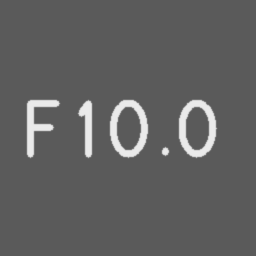
#> input picture marking_symbols/samples/standard/F10.0.png, 256 x 256 px
$ python mechanical_pattern_detector.py marking_symbols/samples/standard/F10.0.png
#> lines starting #> are read from the running program, lines starting #| are printed output that depends on the picture; after the words box and inside, x2 and y2 are one past the last pixel; in counts of white or black regions, pixels touching at a corner belong together
### orientation_feature.py
"""
수기(Handwritten) vs 기계식 마킹(Printed) 판별 특징 - φ₃ 기울기 변화 (Orientation Variation)

정의
  글자 단위 연결 요소(CC) k = 1..M 의 2차 중심 모멘트 μ₂₀, μ₀₂, μ₁₁ 로 주축 각도
      θ_k = ½ · arctan2(2μ₁₁, μ₂₀ − μ₀₂)            θ_k ∈ [−π/2, π/2]
  각도의 퍼짐 σ_θ 를 [0, 1] 로 정규화
      φ₃ = tanh(α₃ · σ_θ)        또는   φ₃ = min(1, σ_θ / θ_max)

구현상 결정 (이유)
  1. σ_θ 는 '축 방향 원형 표준편차' 로 구한다.
     주축은 방향이 아니라 축이라 +89° 와 −89° 는 2° 차이다. 일반 표준편차는 이를 178° 로 본다.
     각도를 2배 해 단위원에 올린 평균 합성벡터 길이 R 로  σ_θ = ½ · sqrt(−2 ln R).
  2. 편심률이 낮은(원·정사각형에 가까운) 글자는 주축이 불안정 -> 기준 미만 제외,
     나머지는 이방성 (λ₁−λ₂)/(λ₁+λ₂) 로 가중.
  3. 인쇄체도 글자 모양마다 주축이 다르다 ('1' 세로, '-' 가로, '7' 비스듬).
     문장부호(높이가 중앙값의 절반 미만)는 각도 통계에서 뺀다. 그래도 인쇄체 σ_θ 는 0 이 아니다.
  4. 잉크젯 도트/스텐실처럼 글자가 여러 조각으로 끊긴 경우: 조각이 많고 작으면 이웃 간격만큼
     닫힘 연산으로 글자 단위로 붙인 뒤 계산한다 (조각 하나하나의 각도는 의미가 없음).
"""
import math

import cv2
import numpy as np
from scipy.spatial import cKDTree

# 정규화
ALPHA3 = 0.07            # tanh 기울기 (1/deg): φ₃=0.5 ≈ σθ 7.8°. 합성 데이터(robust) 인쇄체 중앙 5.5~6°, 수기 8.5~11°. 현장 데이터로 재보정 필요
THETA_MAX_DEG = 30.0     # 선형 정규화 상한 (method="linear")

# 노이즈 / 글자 판정
MIN_AREA_RATIO = 0.15    # 글자 후보 중앙 면적 대비 이보다 작으면 노이즈 (녹 반점, 블라스트 요철)
MAX_LENGTH_RATIO = 2.5   # 주축 길이가 중앙 글자 높이의 이 배수보다 길면 긁힘/선 노이즈
MAX_ELONGATION = 12.0    # 주축/부축 비가 이보다 크면 긁힘/선 노이즈 ('1', 'I' 는 보통 3~8)
PUNCT_HEIGHT_RATIO = 0.5 # 높이가 중앙값의 절반 미만이면 문장부호 -> 각도 통계 제외
MIN_ECCENTRICITY = 0.5   # 편심률 e = sqrt(1 − λ₂/λ₁) 이 이보다 작으면 주축 불안정 -> 제외
FRAGMENT_MIN_COUNT = 8   # 조각이 이만큼 이상이고
FRAGMENT_SIZE_RATIO = 0.2  # 조각 크기 중앙값이 크롭 높이의 이 비율보다 작고
FRAGMENT_FILL_MIN = 0.6    # 상자 채움 중앙값이 이 이상(도트처럼 꽉 찬 모양, 원 ≈ 0.78)이고
FRAGMENT_AREA_CV = 0.35    # 조각 면적이 고르고 (변동계수 < 이 값)
FRAGMENT_SOLIDITY_MIN = 0.9  # 볼록도 중앙값이 이 이상(도트 ≈ 1)이면 '끊긴 글자' 로 보고 병합


# ---------------------------------------------------------------------------
# 입력 / 이진화
# ---------------------------------------------------------------------------
def load_image(image_path_or_array):
    """경로(한글 경로 포함) 또는 배열 -> BGR/그레이 uint8."""
    if isinstance(image_path_or_array, (str, bytes)) or hasattr(image_path_or_array, "__fspath__"):
        data = np.fromfile(image_path_or_array, np.uint8)   # cv2.imread 는 윈도우 한글 경로를 못 읽음
        img = cv2.imdecode(data, cv2.IMREAD_COLOR)
        if img is None:
            raise ValueError(f"이미지를 읽을 수 없습니다: {image_path_or_array}")
        return img
    img = np.asarray(image_path_or_array)
    if img.dtype == bool:
        return img.astype(np.uint8) * 255
    if img.dtype != np.uint8:
        img = cv2.normalize(img.astype(np.float32), None, 0, 255, cv2.NORM_MINMAX).astype(np.uint8)
    return img


def _to_dark_strokes(gray):
    """획이 어둡게 오도록 정렬. 배경이 다수이므로 중앙값에서 더 먼 쪽 극단이 획."""
    lo, med, hi = np.percentile(gray, [2, 50, 98])
    return gray if med - lo >= hi - med else 255 - gray


def sauvola_threshold(gray, window, k=0.2, r=128.0):
    """Sauvola: T = m · (1 + k·(s/R − 1)). 국소 평균 m, 표준편차 s 는 박스 필터(적분 영상)로 O(1)."""
    g = gray.astype(np.float32)
    mean = cv2.boxFilter(g, -1, (window, window), borderType=cv2.BORDER_REFLECT)
    sq = cv2.boxFilter(g * g, -1, (window, window), borderType=cv2.BORDER_REFLECT)
    std = np.sqrt(np.maximum(sq - mean * mean, 0))
    return mean * (1 + k * (std / r - 1))


def binarize(img, method="sauvola"):
    """획 마스크 (bool). method: "sauvola"(조명 불균일·반사광에 강함) | "otsu" | "both"(두 결과의 교집합)."""
    gray = cv2.cvtColor(img, cv2.COLOR_BGR2GRAY) if img.ndim == 3 else img
    values = np.unique(gray)
    if len(values) == 1:
        return np.zeros(gray.shape, bool)
    if len(values) == 2:                      # 이미 이진: 소수 쪽이 획
        lo_mask = gray == values[0]
        return lo_mask if lo_mask.sum() <= (~lo_mask).sum() else ~lo_mask
    dark = cv2.GaussianBlur(_to_dark_strokes(gray), (3, 3), 0)
    _, otsu = cv2.threshold(dark, 0, 255, cv2.THRESH_BINARY_INV | cv2.THRESH_OTSU)
    otsu = otsu > 0
    if method == "otsu":
        return otsu
    window = max(15, (min(gray.shape) // 3) | 1)
    sauvola = dark < sauvola_threshold(dark, window)
    return sauvola & otsu if method == "both" else sauvola


# ---------------------------------------------------------------------------
# 글자 단위 성분
# ---------------------------------------------------------------------------
# [199 lines left out: functions _component_stats, _remove_specks, _cut_thin_lines, _merge_fragments, axial_circular_mad, axial_circular_std and 1 more, not called in this run]


# ---------------------------------------------------------------------------
# 디버깅 시각화
# ---------------------------------------------------------------------------
COLORS = {"used": (0, 200, 0), "low_eccentricity": (0, 200, 255), "punctuation": (255, 160, 0),
          "border": (200, 0, 200),
          "noise:small": (160, 160, 160), "noise:line": (0, 0, 255)}


# [95 lines left out: functions draw_orientation_debug, render_printed, render_handwritten, add_plate_noise, not called in this run]


# [28 lines that do not run on import are left out]

### mechanical_pattern_detector.py
"""
기계식 마킹 사전 판별 (Early-exit): 사람이 손으로 만들기 어려운 규칙 패턴을 찾으면 즉시 인쇄체로 확정한다.

벤치마크에서 도트·스텐실 인쇄체는 획 기반 지표(φ₁·φ₅·φ₆·φ₇·φ₈)를 거꾸로 움직였다 (도트 테두리는 원의
연속이라 '거칠고', 스텐실 다리는 획 굵기·크기를 들쭉날쭉하게 만듦). 그래서 φ 계산 전에 걸러 낸다.

1. 도트 매트릭스 (DOD)
   - 도트 중심 = 거리 변환 국소 최대 (도트끼리 닿아 글자 하나가 한 덩어리여도 찾음)
   - 이웃 중심 사이에 '목' 이 있어야 함: 거리 변환이 접점에서 크게 줄어듦 (이어진 획의 능선은 평평)
   - 도트가 잉크의 대부분을 차지하며 (녹 반점은 작고 잉크 비중이 작음)
   - 도트 반지름이 고르고 (변동계수 작음)
   - 최근접 이웃 간격(피치)이 고르며, 이웃 방향이 격자처럼 두 축에 모임 (4θ 원형 통계)
   -> 반지름 R, 피치, 격자 방향을 함께 돌려준다.
2. 스텐실
   - 획 폭 정도의 닫힘 연산으로 메워지는 좁은 끊김(다리) 중, 크기가 비슷한 두 조각을 잇는 것만 센다
   - 다리가 여러 조각에 걸쳐 반복되고 (다리 수 / 조각 수), 다리 폭이 고르며 (변동계수 작음),
     방향이 글자 축과 평행/수직으로 정렬 (4θ 원형 통계)
   펜을 뗀 수기 끊김은 폭과 방향이 제각각이고 대부분 글자는 한 덩어리라 걸리지 않는다.
"""
import math

import cv2
import numpy as np

from orientation_feature import binarize, load_image

# 도트
DOT_MIN_COUNT = 15
DOT_MIN_RADIUS = 2.0        # px. 녹/요철 점(반지름 1~2px)과 구분
DOT_NECK_MAX = 0.8          # 이웃 중심 사이 거리 변환 최솟값 / 반지름 < 이 값이면 '도트' (이어진 획은 ≈1)
DOT_RATIO_MIN = 0.5         # 후보 중심 중 목이 있는 것의 비율 하한
DOT_INK_FRACTION = 0.4      # 도트 원 면적 합 / 잉크 면적 하한 (녹 반점은 작고 비중이 작음)
DOT_RADIUS_CV = 0.3
DOT_PITCH_CV = 0.25         # 피치 퍼짐 = 1.4826·MAD / 중앙값 (떨어진 도트 몇 개에 둔감)
DOT_PITCH_RANGE = (0.7, 2.6)  # 피치 / 지름 (도트가 조금씩 겹치면 1 보다 작음)
DOT_GRID_R = 0.5            # 이웃 방향 4θ 합성벡터 길이 하한 (격자 정렬)
# 스텐실
STENCIL_MIN_BRIDGES = 3
STENCIL_BRIDGE_RATIO = 0.2  # 다리 수 / 큰 조각 수 하한 (스텐실 글자는 2~4 조각에 다리 1~3 개)
STENCIL_WIDTH_CV = 0.4
STENCIL_AXIS_R = 0.5        # 다리 방향 4θ 합성벡터 길이 하한
STENCIL_PIECE_RATIO = 0.15  # 다리로 이어지는 두 조각 중 작은 쪽 면적 / 큰 쪽 면적 하한 (털·점 제외)


def _ink_mask(img):
    """도트·다리를 보존하는 이진화 (조각 병합·긁힘 열림 없이). 아주 작은 점만 제거."""
    mask = binarize(img)
    n, lab, stats, _ = cv2.connectedComponentsWithStats(mask.astype(np.uint8), connectivity=8)
    keep = stats[:, cv2.CC_STAT_AREA] >= 6
    keep[0] = False
    return keep[lab]


# [8 lines left out: function _axis_concentration, not called in this run]


# ---------------------------------------------------------------------------
# 도트 매트릭스
# ---------------------------------------------------------------------------
def _peaks(dist, min_value, min_sep):
    """거리 변환의 국소 최대 (값 큰 순으로 min_sep 이내는 하나만 남김)."""
    is_max = (dist >= cv2.dilate(dist, np.ones((3, 3), np.uint8))) & (dist >= min_value)
    ys, xs = np.nonzero(is_max)
    order = np.argsort(-dist[ys, xs])
    kept, taken = [], np.zeros(dist.shape, bool)
    r = int(math.ceil(min_sep))
    for i in order:
        y, x = ys[i], xs[i]
        if taken[y, x]:
            continue
        kept.append((float(x), float(y), float(dist[y, x])))
        taken[max(0, y - r):y + r + 1, max(0, x - r):x + r + 1] = True
    return np.array(kept) if kept else np.zeros((0, 3))


def _neck(dist, p, q, samples=12):
    """두 중심 사이 선분 위 거리 변환 최솟값 / 두 반지름 중 작은 것. 도트 사슬은 접점에서 크게 줄고(<0.8),
    이어진 획의 능선은 평평해서 1 에 가깝다. 떨어진 도트는 선분이 배경을 지나 0."""
    t = np.linspace(0, 1, samples)
    xs = np.clip(np.round(p[0] + t * (q[0] - p[0])).astype(int), 0, dist.shape[1] - 1)
    ys = np.clip(np.round(p[1] + t * (q[1] - p[1])).astype(int), 0, dist.shape[0] - 1)
    return float(dist[ys, xs].min() / max(min(p[2], q[2]), 1e-6))


def detect_dot_matrix(mask):
    """도트 중심 = 거리 변환 국소 최대 (도트끼리 닿아 한 덩어리여도 찾음).
    도트 판정은 이웃 중심 사이의 '목'(거리 변환이 접점에서 줄어드는 정도)으로 한다."""
    info = {"is_dot_matrix": False, "score": 0.0, "num_dots": 0, "radius": None, "pitch": None,
            "grid_angle_deg": None, "reason": "", "dot_centers": []}
    if not mask.any():
        info["reason"] = "잉크 없음"
        return info
    dist = cv2.distanceTransform(np.pad(mask.astype(np.uint8), 1), cv2.DIST_L2, cv2.DIST_MASK_PRECISE)[1:-1, 1:-1]
    rough = _peaks(dist, DOT_MIN_RADIUS, 1.0)
    if len(rough) < DOT_MIN_COUNT:
        info["reason"] = f"후보 중심 {len(rough)}개 < {DOT_MIN_COUNT}"
        return info
    r_est = float(np.median(rough[:, 2]))
    peaks = _peaks(dist, max(DOT_MIN_RADIUS, 0.6 * r_est), 1.2 * r_est)
    if len(peaks) < DOT_MIN_COUNT:
        info["reason"] = f"후보 중심 {len(peaks)}개 < {DOT_MIN_COUNT}"
        return info
    pts = peaks[:, :2]
    d = np.hypot(pts[:, None, 0] - pts[None, :, 0], pts[:, None, 1] - pts[None, :, 1])
    np.fill_diagonal(d, np.inf)
    nn = d.argmin(axis=1)
    nn_d = d[np.arange(len(pts)), nn]
    necks = np.array([_neck(dist, peaks[i], peaks[j]) for i, j in enumerate(nn)])
    dotlike = necks < DOT_NECK_MAX
    dot_ratio = float(dotlike.mean())
    sel = peaks[dotlike]
    info["num_dots"] = int(dotlike.sum())
    if len(sel) < DOT_MIN_COUNT:
        info["reason"] = f"목이 있는 도트 {len(sel)}개 < {DOT_MIN_COUNT} (도트 비율 {dot_ratio:.2f})"
        return info
    radii = sel[:, 2]
    radius_cv = float(radii.std() / radii.mean())
    pitch_vals = nn_d[dotlike]
    pitch = float(np.median(pitch_vals))
    pitch_cv = float(1.4826 * np.median(np.abs(pitch_vals - pitch)) / pitch)
    vec = pts[nn[dotlike]] - pts[dotlike]
    grid_r, grid_angle = _axis_concentration(np.arctan2(vec[:, 1], vec[:, 0]))
    diameter = 2 * float(np.median(radii))
    ratio = pitch / diameter
    ink_fraction = float(min(1.0, len(sel) * math.pi * np.median(radii) ** 2 / mask.sum()))
    checks = {
        "dot_ratio": dot_ratio >= DOT_RATIO_MIN,
        "ink_fraction": ink_fraction >= DOT_INK_FRACTION,
        "radius_cv": radius_cv <= DOT_RADIUS_CV,
        "pitch_cv": pitch_cv <= DOT_PITCH_CV,
        "pitch_ratio": DOT_PITCH_RANGE[0] <= ratio <= DOT_PITCH_RANGE[1],
        "grid": grid_r >= DOT_GRID_R,
    }
    soft = [min(1, dot_ratio / DOT_RATIO_MIN), min(1, ink_fraction / DOT_INK_FRACTION),
            min(1, DOT_RADIUS_CV / max(radius_cv, 1e-6)), min(1, DOT_PITCH_CV / max(pitch_cv, 1e-6)),
            min(1, grid_r / DOT_GRID_R)]
    info.update(radius=float(np.median(radii)), pitch=pitch, grid_angle_deg=math.degrees(grid_angle),
                dot_ratio=dot_ratio, ink_fraction=ink_fraction, radius_cv=radius_cv, pitch_cv=pitch_cv,
                pitch_ratio=ratio, grid_concentration=grid_r, checks=checks, dot_centers=sel[:, :2].tolist(),
                score=float(np.prod(soft)) if all(checks.values()) else 0.0)
    info["is_dot_matrix"] = all(checks.values())
    if not info["is_dot_matrix"]:
        info["reason"] = "조건 불충족: " + ", ".join(k for k, ok in checks.items() if not ok)
    return info


# ---------------------------------------------------------------------------
# 스텐실
# ---------------------------------------------------------------------------
def detect_stencil(mask):
    """획 폭 크기의 닫힘으로 메워지는 끊김 중 '획 폭만큼 짧고 좁은 띠' 이면서 비슷한 크기의 두 조각을 잇는 것 = 다리.
    (글자 사이 간격도 닫힘으로 메워지지만 길이가 글자 높이만큼 길어서 걸러짐)"""
    info = {"is_stencil": False, "score": 0.0, "num_bridges": 0, "bridge_width": None, "reason": "", "bridges": []}
    if not mask.any():
        info["reason"] = "잉크 없음"
        return info
    m8 = mask.astype(np.uint8)
    dist = cv2.distanceTransform(np.pad(m8, 1), cv2.DIST_L2, 5)[1:-1, 1:-1]
    stroke = 2 * float(np.percentile(dist[dist > 0], 90))
    k = max(3, int(round(1.1 * stroke)) | 1)
    # 원형 커널: 사각 커널은 기울어진 줄의 비스듬한 다리를 덜 메운다
    closed = cv2.morphologyEx(m8, cv2.MORPH_CLOSE, cv2.getStructuringElement(cv2.MORPH_ELLIPSE, (k, k)))
    n0, lab0, st0, _ = cv2.connectedComponentsWithStats(m8, connectivity=8)
    big = np.zeros(n0, bool)
    if n0 > 1:
        big[1:] = st0[1:, cv2.CC_STAT_AREA] >= 0.15 * np.median(st0[1:, cv2.CC_STAT_AREA])
    gaps = (closed > 0) & ~mask
    ng, labg, stg, _ = cv2.connectedComponentsWithStats(gaps.astype(np.uint8), connectivity=8)
    widths, angles = [], []
    for g in range(1, ng):
        x, y, w, h, area = stg[g]
        if area < 3:
            continue
        y0, y1 = max(0, y - 2), min(mask.shape[0], y + h + 2)
        x0, x1 = max(0, x - 2), min(mask.shape[1], x + w + 2)
        win = cv2.dilate((labg[y0:y1, x0:x1] == g).astype(np.uint8), np.ones((3, 3), np.uint8), iterations=2) > 0
        touch = [t for t in set(np.unique(lab0[y0:y1, x0:x1][win])) - {0} if big[t]]
        if len(touch) != 2:
            continue                                   # 다리는 정확히 두 조각을 잇는다
        a, b = sorted((int(st0[t, cv2.CC_STAT_AREA]) for t in touch), reverse=True)
        if b < STENCIL_PIECE_RATIO * a:
            continue
        pts = np.column_stack(np.nonzero(labg[y:y + h, x:x + w] == g))[:, ::-1].astype(np.float32)
        if len(pts) < 3:
            continue
        (_, _), (rw, rh), ang = cv2.minAreaRect(pts)
        width, length = min(rw, rh) + 1, max(rw, rh) + 1
        if width > 0.8 * stroke or length > 2.2 * stroke or length < 1.3 * width:
            continue                                   # 다리: 획 폭보다 좁고, 획 폭 정도로 짧은 띠
        long_angle = math.radians(ang if rw >= rh else ang + 90)
        widths.append(width)
        angles.append(long_angle)
        info["bridges"].append({"box": (int(x), int(y), int(w), int(h)), "width": float(width),
                                "angle_deg": math.degrees(long_angle)})
    info["num_bridges"] = len(widths)
    if len(widths) < STENCIL_MIN_BRIDGES:
        info["reason"] = f"다리 {len(widths)}개 < {STENCIL_MIN_BRIDGES}"
        return info
    pieces = [i for i in range(1, n0) if big[i]]
    bridge_ratio = len(widths) / max(1, len(pieces))
    w = np.array(widths)
    width_cv = float(w.std() / w.mean())
    axis_r, _ = _axis_concentration(angles)
    checks = {"bridge_ratio": bridge_ratio >= STENCIL_BRIDGE_RATIO, "width_cv": width_cv <= STENCIL_WIDTH_CV,
              "axis": axis_r >= STENCIL_AXIS_R}
    soft = [min(1, bridge_ratio / STENCIL_BRIDGE_RATIO), min(1, STENCIL_WIDTH_CV / max(width_cv, 1e-6)),
            min(1, axis_r / STENCIL_AXIS_R)]
    info.update(bridge_width=float(np.median(w)), width_cv=width_cv, axis_concentration=axis_r,
                bridge_ratio=bridge_ratio, stroke_width=stroke, checks=checks,
                score=float(np.prod(soft)) if all(checks.values()) else 0.0)
    info["is_stencil"] = all(checks.values())
    if not info["is_stencil"]:
        info["reason"] = "조건 불충족: " + ", ".join(k for k, ok in checks.items() if not ok)
    return info


def detect_mechanical_pattern(image_path_or_array, mask=None) -> dict:
    """도트/스텐실 검출. is_mechanical 이면 인쇄체 조기 확정 대상."""
    if mask is None:
        mask = _ink_mask(load_image(image_path_or_array))
#> in load_image, img is the input picture: shape (256, 256, 3); min 90, max 235, mean 96.6
#> in binarize, `values = np.unique(gray)`: values = 21 values from 90 to 235
#> in _to_dark_strokes, `lo, med, hi = np.percentile(gray, [2, 50, 98])`: lo = 90; hi = 234
#> in binarize, `_, otsu = cv2.threshold(dark, 0, 255, cv2.THRESH_BINARY_INV | cv2.THRE..`:
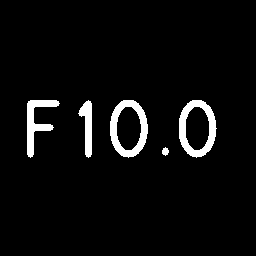
#> otsu: shape (256, 256); 4.6% white; 5 white regions, box (x1, y1, x2, y2) and area: (110, 100, 148, 158) 925, (179, 100, 217, 158) 921, (27, 100, 60, 158) 696, (78, 100, 92, 158) 447, (162, 147, 169, 156) 44
#> in sauvola_threshold, `mean = cv2.boxFilter(g, -1, (window, window), borderType=cv2.BORDER_RE..`:
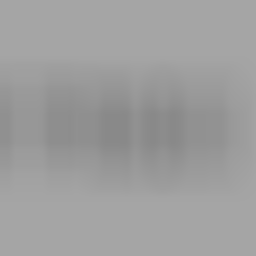
#> mean: shape (256, 256) float32; min 137.4, max 165, mean 158.4
#> in sauvola_threshold, `sq = cv2.boxFilter(g * g, -1, (window, window), borderType=cv2.BORDER_..`:
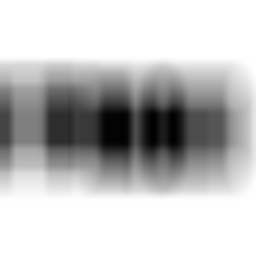
#> sq: shape (256, 256) float32; min 21504, max 27225, mean 25849.6; drawn with min black and max white
#> in sauvola_threshold, `std = np.sqrt(np.maximum(sq - mean * mean, 0))`:
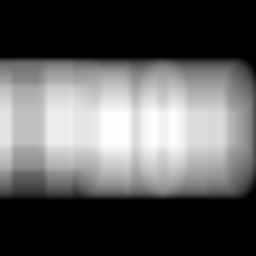
#> std: shape (256, 256) float32; min 0, max 51.45, mean 18.6; drawn with min black and max white
#> in sauvola_threshold, `return mean * (1 + k * (std / r - 1))`:
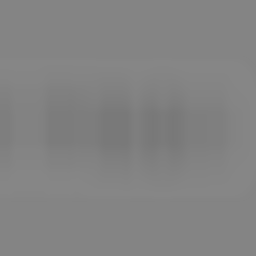
#> returned value: shape (256, 256) float32; min 120.9, max 134.5, mean 131.1
#> in _ink_mask, `n, lab, stats, _ = cv2.connectedComponentsWithStats(mask.astype(np.uin..`:
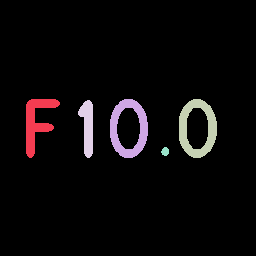
#> lab: shape (256, 256) int32; 6 distinct labels, from 0 to 5; one colour per label, 0 black
#> in _ink_mask, `n, lab, stats, _ = cv2.connectedComponentsWithStats(mask.astype(np.uin..`: n = 6; stats = [[0, 0, 256, 256, 61920], [26, 99, 34, 59, 871], [110, 99, 38, 59, 1056], [179, 99, 38, 59, 1080], [78, 100, 15, 58, 555], [161, 147, 8, 9, 54]]
#> in _ink_mask, `keep = stats[:, cv2.CC_STAT_AREA] >= 6`: keep = [True, True, True, True, True, True]
    dot = detect_dot_matrix(mask)
#> in _peaks, `ys, xs = np.nonzero(is_max)`: ys = 320 values from 103 to 153; xs = 320 values, max 212 at index 127, min 30 at index 40, mean 122.3
#> in _peaks, `order = np.argsort(-dist[ys, xs])`: order = 320 values, max 319 at index 66, min 0 at index 23, mean 159.5
#> the loop in _peaks, `for i in order:` made 320 passes
#> (i, y, x) on passes 1 to 3: (60, 110, 86), (150, 127, 31), (162, 127, 88)
#> after the loop in _peaks, `for i in order:`:
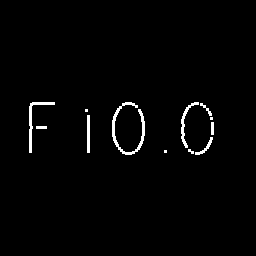
#> taken: shape (256, 256) bool; 1.7% white; 12 white regions (4 under 20 px), largest, box (x1, y1, x2, y2) and area: (112, 102, 145, 155) 374, (29, 102, 55, 153) 217, (181, 102, 199, 148) 162
#> after the loop in _peaks, `for i in order:`: kept = 151 items, first 6: (86, 110, 7), (31, 127, 6), (88, 127, 5), (37, 127, 5), (39, 127, 5), (41, 127, 5)
#> in detect_dot_matrix, `rough = _peaks(dist, DOT_MIN_RADIUS, 1.0)`: rough = 151 rows, first 8: [86, 110, 7], [31, 127, 6], [88, 127, 5], [37, 127, 5], [39, 127, 5], [41, 127, 5], [43, 127, 5], [45, 127, 5]
#> (the rest of the program and of its run is left out)
